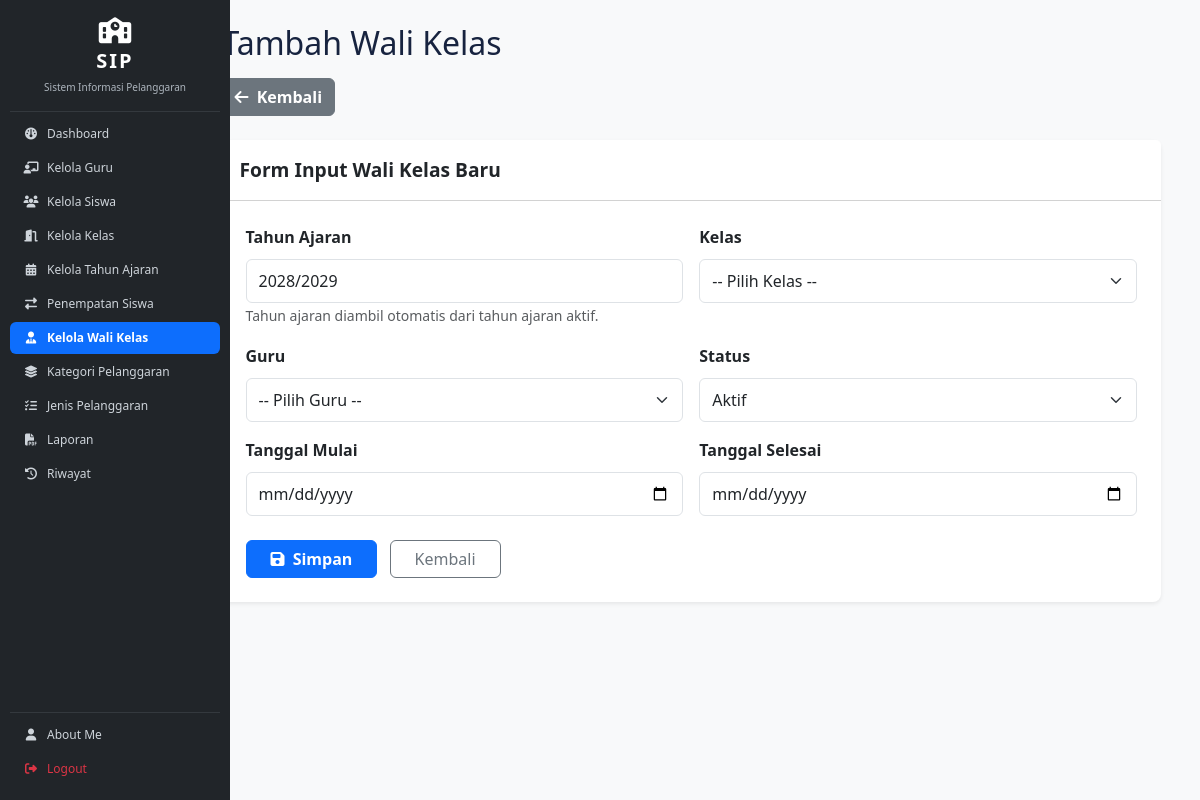
The page /tambah_walikelas.php (signed in) on the database as committed earlier.
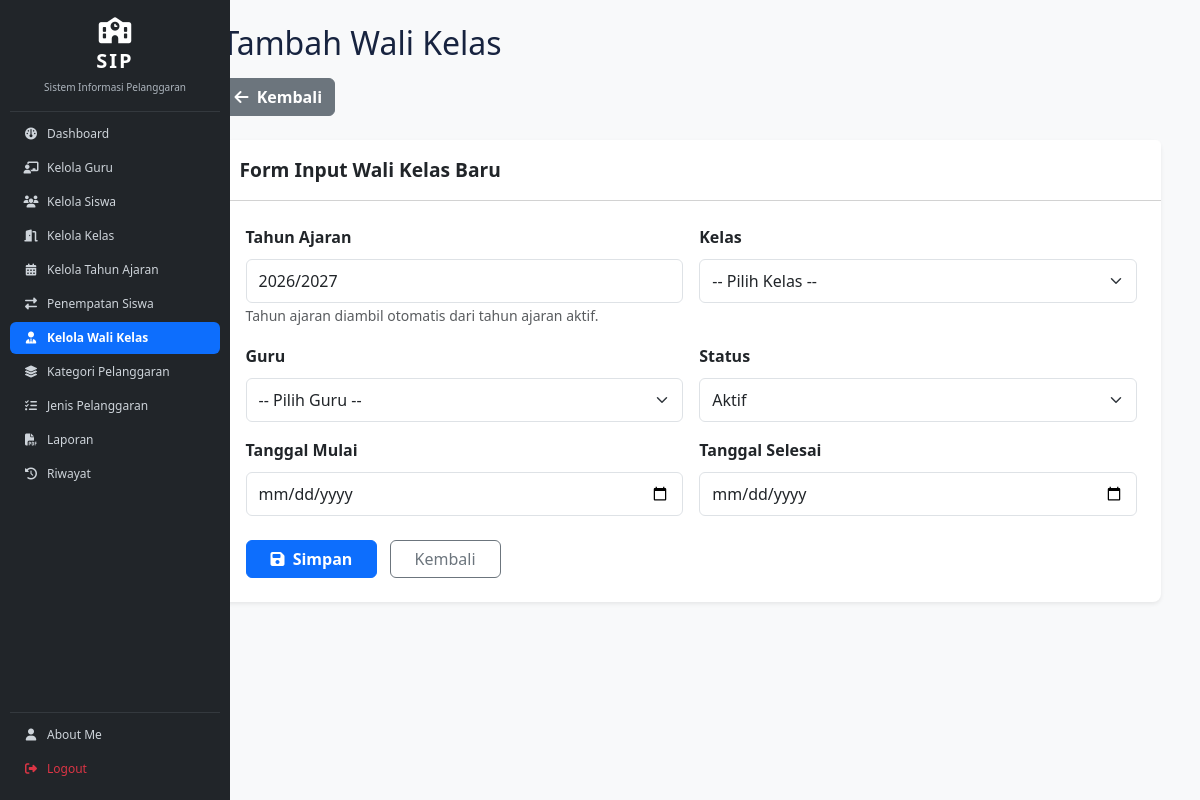
The same page on the database as committed later.
### tables this page shows
CREATE TABLE `t_tahun_ajaran` (
  `id` int(11) NOT NULL,
  `nama` varchar(20) DEFAULT NULL,
  `tanggal_mulai` date NOT NULL,
  `tanggal_selesai` date NOT NULL,
  `status_aktif` tinyint(1) NOT NULL,
  `created_at` timestamp NOT NULL DEFAULT current_timestamp(),
  `updated_at` timestamp NOT NULL DEFAULT current_timestamp()
);

### tambah_walikelas.php (the view, shortened to what the changed rows need)
<?php
include 'config/koneksi.php';
$tahun = mysqli_query(
    $koneksi,
    "SELECT id, nama
     FROM t_tahun_ajaran
     WHERE status_aktif = 1
     ORDER BY tanggal_mulai DESC, id DESC
     LIMIT 1"
);
$tahun_aktif = ($tahun) ? mysqli_fetch_assoc($tahun) : null;
?>
<!DOCTYPE html>
<html lang="id">
<head>
    <link href="https://cdn.jsdelivr.net/npm/bootstrap@5.3.3/dist/css/bootstrap.min.css" rel="stylesheet">
    <link rel="stylesheet" href="layout/style.css">
</head>
<body class="bg-light">
<div class="container-fluid">
    <div class="row">
        <?php include 'layout/sidebar.php'; ?>
        <main class="col-md-9 ms-sm-auto col-lg-10 p-4">
            <div class="d-flex justify-content-between align-items-center mb-3">
                <h1 class="h2 m-0">Tambah Wali Kelas</h1>
            </div>
            <div class="card shadow-sm border-0 rounded-3 mb-5">
                <div class="card-body p-4">
                    <?php if (!$tahun_aktif) { ?>
                        <div class="alert alert-danger">
                            Tidak ada tahun ajaran yang aktif.
                            Silakan aktifkan tahun ajaran terlebih dahulu.
                        </div>
                    <?php } else { ?>
                    <form action="proses_tambah_walikelas.php" method="POST">
                        <div class="row g-3">
                            <div class="col-md-6">
                                <label class="form-label fw-semibold">
                                    Tahun Ajaran
                                </label>
                                <input type="text"
                                       class="form-control"
                                       value="<?= htmlspecialchars($tahun_aktif['nama']); ?>"
                                       readonly>
                                <small class="text-muted">
                                    Tahun ajaran diambil otomatis dari tahun ajaran aktif.
                                </small>
                            </div>
                            <div class="col-md-6">
                                <label class="form-label fw-semibold">
                                    Kelas
                                </label>
                                <select name="kelas_id" class="form-select" required>
                                    <option value="">-- Pilih Kelas --</option>
                                </select>
                            </div>
                            <div class="col-md-6">
                                <label class="form-label fw-semibold">
                                    Guru
                                </label>
                                <select name="guru_id" class="form-select" required>
                                    <option value="">-- Pilih Guru --</option>
                                </select>
                            </div>
                            <div class="col-md-6">
                                <label class="form-label fw-semibold">
                                    Status
                                </label>
                                <select name="status_aktif" class="form-select" required>
                                    <option value="1">Aktif</option>
                                </select>
                            </div>
                            <div class="col-md-6">
                                <label class="form-label fw-semibold">
                                    Tanggal Mulai
                                </label>
                                <input type="date"
                                       name="tanggal_mulai"
                                       class="form-control"
                                       required>
                            </div>
                            <div class="col-md-6">
                                <label class="form-label fw-semibold">
                                    Tanggal Selesai
                                </label>
                                <input type="date"
                                       name="tanggal_selesai"
                                       class="form-control"
                                       required>
                            </div>
                            <div class="col-12 mt-4">
                                <button type="submit" class="btn btn-primary px-4 fw-semibold">
                                    <i class="fas fa-save me-1"></i>
                                    Simpan
                                </button>
                                <a href="kelola_walikelas.php"
                                   class="btn btn-outline-secondary px-4 ms-2">
                                    Kembali
                                </a>
                            </div>
                        </div>
                    </form>
                    <?php } ?>
                </div>
            </div>
        </main>
    </div>
</div>
</body>
</html>

Rows that differ between the two databases and show on the page:
no longer on this page (row edited): t_tahun_ajaran: nama "2028/2029"
now on this page (row edited): t_tahun_ajaran: nama "2026/2027"
